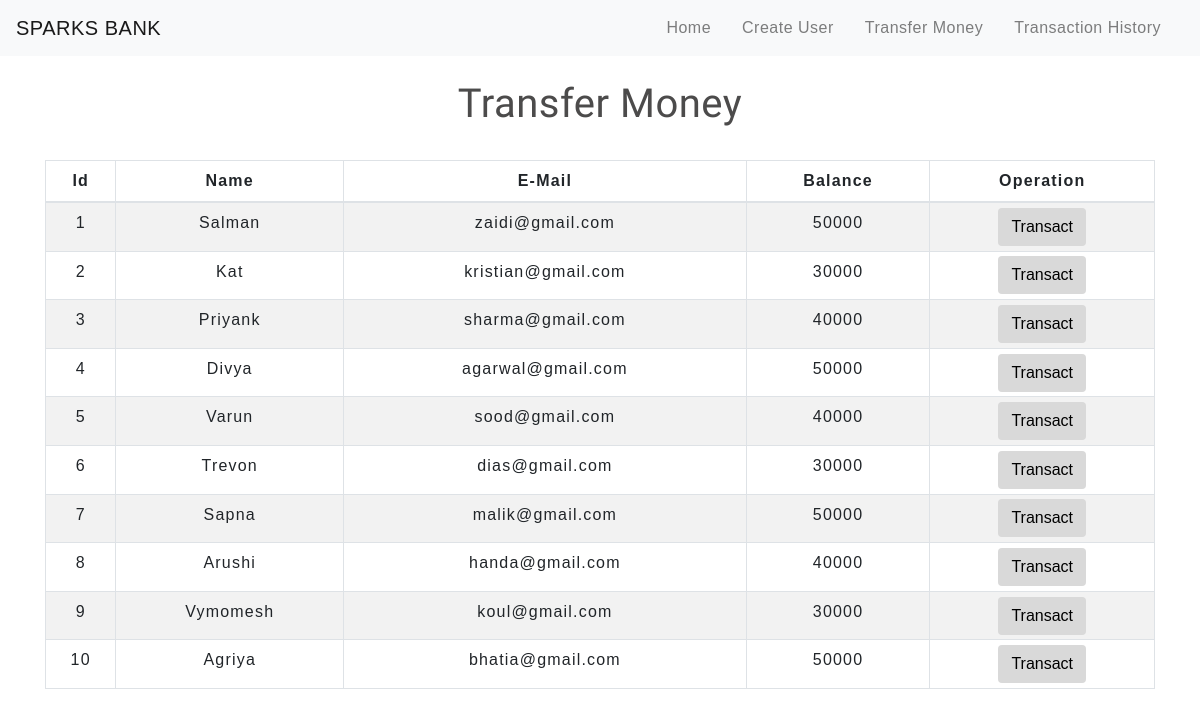
Before: /transfermoney.php with the older database file.
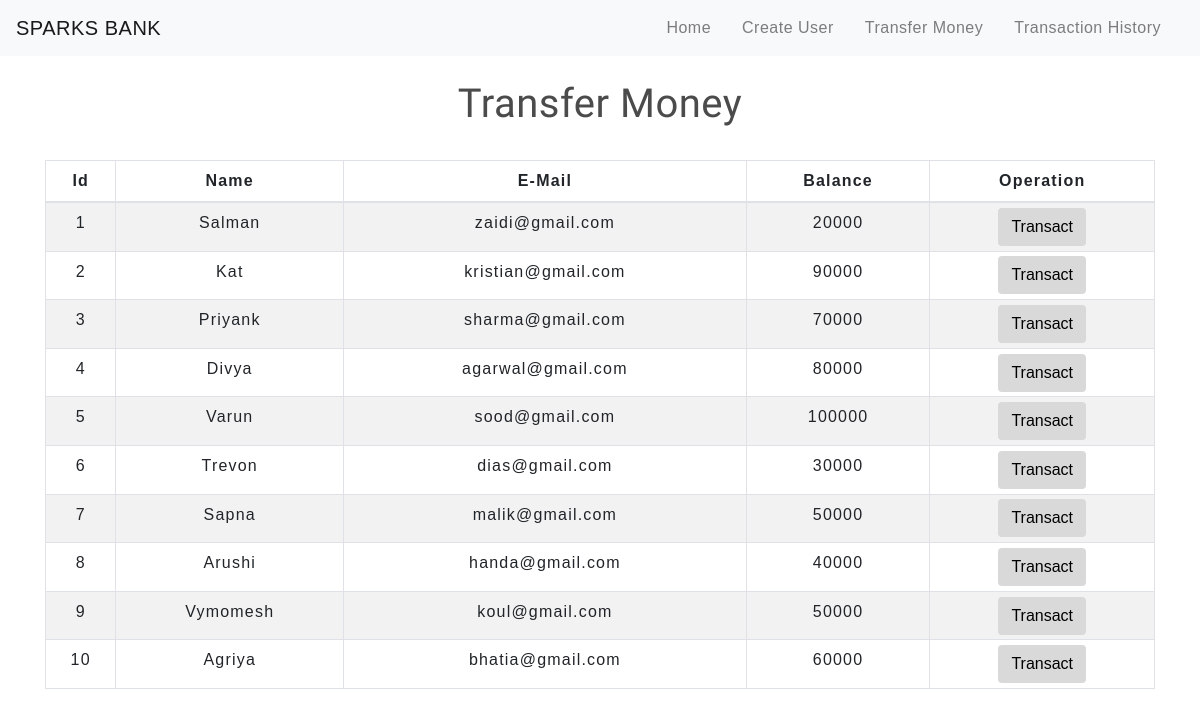
After: the same page with the newer database file.
### tables this page shows
CREATE TABLE `users` (
  `id` int(3) NOT NULL,
  `name` text NOT NULL,
  `email` varchar(30) NOT NULL,
  `balance` int(8) NOT NULL
);

### transfermoney.php (the view, shortened to what this page needs)
<!DOCTYPE html>
<html lang="en">
<head>
    <link rel="stylesheet" href="https://maxcdn.bootstrapcdn.com/bootstrap/4.0.0/css/bootstrap.min.css">
    <link rel="stylesheet" type="text/css" href="css/table.css">
    <link rel="stylesheet" type="text/css" href="css/navbar.css">
</head>
<body>
<?php
    include 'config.php';
    $sql = "SELECT * FROM users";
    $result = mysqli_query($conn,$sql);
?>
<?php
  include 'navbar.php';
?>
<div class="container">
        <h2 class="text-center pt-4">Transfer Money</h2>
        <br>
            <div class="row">
                <div class="col">
                    <div class="table-responsive-sm">
                    <table class="table table-hover table-sm table-striped table-condensed table-bordered">
                        <thead>
                            <tr>
                            <th scope="col" class="text-center py-2">Id</th>
                            <th scope="col" class="text-center py-2">Name</th>
                            <th scope="col" class="text-center py-2">E-Mail</th>
                            <th scope="col" class="text-center py-2">Balance</th>
                            <th scope="col" class="text-center py-2">Operation</th>
                            </tr>
                        </thead>
                        <tbody>
                <?php
                    while($rows=mysqli_fetch_assoc($result)){
                ?>
                    <tr>
                        <td class="py-2"><?php echo $rows['id'] ?></td>
                        <td class="py-2"><?php echo $rows['name']?></td>
                        <td class="py-2"><?php echo $rows['email']?></td>
                        <td class="py-2"><?php echo $rows['balance']?></td>
                        <td><a href="selecteduserdetail.php?id= <?php echo $rows['id'] ;?>"> <button type="button" class="btn">Transact</button></a></td>
                    </tr>
                <?php
                    }
                ?>
                        </tbody>
                    </table>
                    </div>
                </div>
            </div>
         </div>
</body>
</html>

### navbar.php (shortened to what this page needs)
<nav class="navbar navbar-expand-md navbar-light bg-light">
      <a class="navbar-brand" href="index.php"> SPARKS BANK</a>
      <div class="collapse navbar-collapse" id="collapsibleNavbar">
            <ul class="navbar-nav ml-auto">
              <li class="nav-item">
                <a class="nav-link" href="index.php">Home</a>
              </li>
              <li class="nav-item">
                <a class="nav-link" href="createuser.php">Create User</a>
              </li>
              <li class="nav-item">
                <a class="nav-link" href="transfermoney.php">Transfer Money</a>
              </li>
              <li class="nav-item">
                <a class="nav-link" href="transactionhistory.php">Transaction History</a>
              </li>
          </div>
       </nav>

### css/table.css (style rules this page uses)
* { padding: 0; margin: 0; box-sizing: border-box; font-family: sans-serif; }
h2 { font-size: 40px; }
table { letter-spacing: 1.2px; }
td { text-align: center; }
button { border:none; background: #d9d9d9; transition: 1s; }

### css/navbar.css (style rules this page uses)
.nav-link { margin-right: 15px; color:#2F363F; letter-spacing: 0.5px; transition: 0.5s; }
.navbar-brand { color: #4C4B4B; letter-spacing: 0.5px; }
h2 { color: #4C4B4B; letter-spacing: 0.5px; font-family: raleway; }

### transfermoney.php (style rules this page uses)
button { transition: 1.5s; }

Changed rows visible on the page:
changed users "Salman": balance "50000" → "20000"
changed users "Kat": balance "30000" → "90000"
changed users "Priyank": balance "40000" → "70000"
changed users "Divya": balance "50000" → "80000"
changed users "Varun": balance "40000" → "100000"
changed users "Vymomesh": balance "30000" → "50000"
changed users "Agriya": balance "50000" → "60000"
